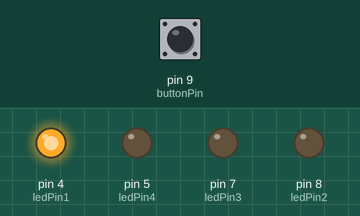
This sketch was run on a simulated Arduino Uno, built with avr-gcc and run on an emulated ATmega328P. Shown: output pins drawn as LEDs (lit = HIGH). The inputs (shaded band) are chosen by the test bench; at power-on: pin 9 (buttonPin) HIGH. What the sketch prints to the serial monitor is not drawn.

Above: at 1.2 s.
1.3 s: pin 9 (buttonPin) pulled LOW for 0.15 s
At 2.0 s:
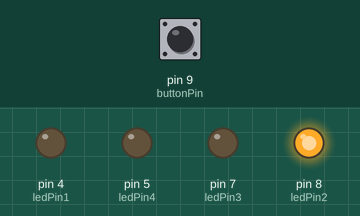
2.9 s: pin 9 (buttonPin) pulled LOW for 1 s
At 3.2 s:
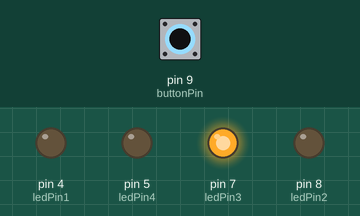
5.4 s: pin 9 (buttonPin) pulled LOW for 0.15 s
At 6.3 s:
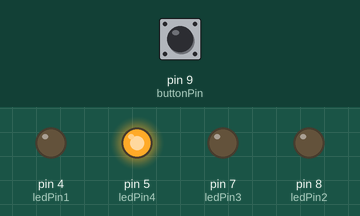
7.0 s: pin 9 (buttonPin) pulled LOW for 3.2 s
At 7.5 s:
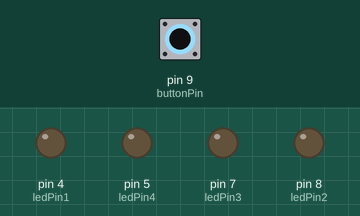
11.7 s: pin 9 (buttonPin) pulled LOW for 0.15 s
At 12.3 s:
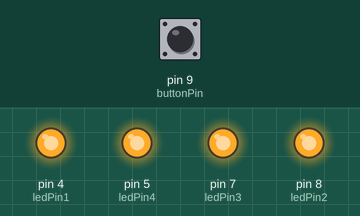
Timing chart, 0 to 14.3 s (numbered marks = the images above; inputs shaded):
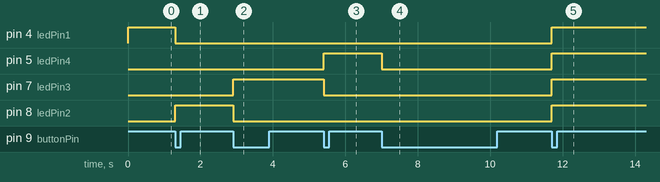

The sketch:

TenjingN_SS2.ino
```cpp
const int buttonPin = 9;
const int ledPin1 = 4;
const int ledPin2 = 8;
const int ledPin3 = 7;
const int ledPin4 = 5;

bool buttonState = 0;
bool lastButtonState = 0;
bool toggle = 0;
bool fallToggle = 0;

int pattern = 1;

void setup() {
  // put your setup code here, to run once:
  pinMode(buttonPin, INPUT_PULLUP);
  pinMode(ledPin1, OUTPUT);
  pinMode(ledPin2, OUTPUT);
  pinMode(ledPin3, OUTPUT);
  pinMode(ledPin4, OUTPUT);

  Serial.begin(115200);
}

void loop() {
  // put your main code here, to run repeatedly:
  buttonState = !digitalRead(buttonPin);

  if (buttonState && !lastButtonState)
  {
    if (pattern < 6){
      pattern ++;
    }
    else {
      pattern = 1;
    }
  }

  if (pattern == 1){
    digitalWrite(ledPin1, HIGH);
    digitalWrite(ledPin2, LOW);
    digitalWrite(ledPin3, LOW);
    digitalWrite(ledPin4, LOW);
  }
  else if (pattern == 2){
    digitalWrite(ledPin1, LOW);
    digitalWrite(ledPin2, HIGH);
    digitalWrite(ledPin3, LOW);
    digitalWrite(ledPin4, LOW);
  }
    else if (pattern == 3){
    digitalWrite(ledPin1, LOW);
    digitalWrite(ledPin2, LOW);
    digitalWrite(ledPin3, HIGH);
    digitalWrite(ledPin4, LOW);
  }
    else if (pattern == 4){
    digitalWrite(ledPin1, LOW);
    digitalWrite(ledPin2, LOW);
    digitalWrite(ledPin3, LOW);
    digitalWrite(ledPin4, HIGH);
  }
    else if (pattern == 5){
    digitalWrite(ledPin1, LOW);
    digitalWrite(ledPin2, LOW);
    digitalWrite(ledPin3, LOW);
    digitalWrite(ledPin4, LOW);
  }
    else {
    digitalWrite(ledPin1, HIGH);
    digitalWrite(ledPin2, HIGH);
    digitalWrite(ledPin3, HIGH);
    digitalWrite(ledPin4, HIGH);
  }

  lastButtonState = buttonState;


  Serial.println(pattern);
}
```

Measured:
- after the input at 1.3 s, pin 4 (ledPin1): HIGH → LOW at once; pin 8 (ledPin2): LOW → HIGH at once
- after the input at 2.9 s, pin 7 (ledPin3): LOW → HIGH at once; pin 8 (ledPin2): HIGH → LOW at once
- after the input at 5.4 s, pin 5 (ledPin4): LOW → HIGH at once; pin 7 (ledPin3): HIGH → LOW at once
- after the input at 7.0 s, pin 5 (ledPin4): HIGH → LOW at once
- after the input at 11.7 s, pin 4 (ledPin1), pin 5 (ledPin4), pin 7 (ledPin3), pin 8 (ledPin2): LOW → HIGH at once
